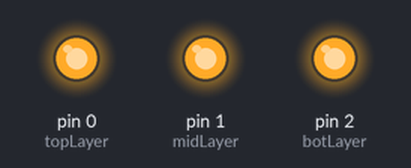
Bench run of a sketch on a simulated Arduino Uno, built with avr-gcc and run on an emulated ATmega328P. Parts: output pins drawn as LEDs (lit = HIGH). Pins used as bus, display or sensor lines are not drawn.

Above: at 0.5 s.
At 1.42 s:
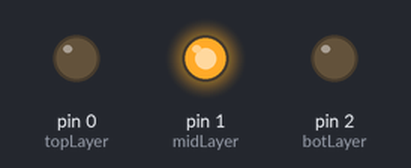
At 1.57 s:
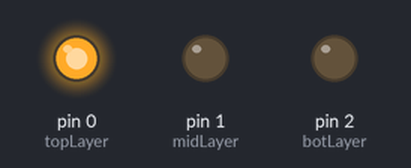
At 2.17 s:
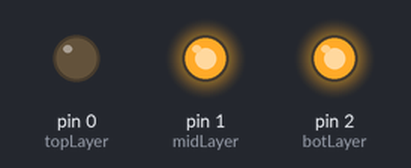
At 3.07 s:
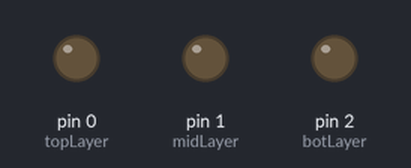
At 3.9 s:
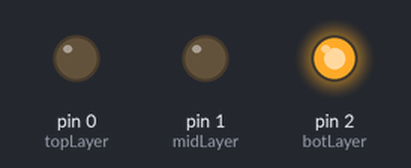
Timing chart, 0 to 4.5 s (numbered marks = the images above):
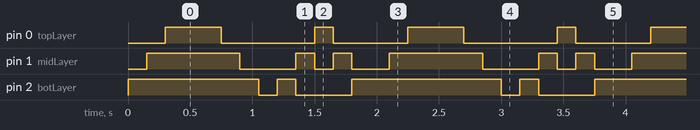

Measured:
- by itself, pin 0 (topLayer): repeats every 2.0 s: LOW 0.75 s, HIGH 0.15 s, LOW 0.60 s, HIGH 0.45 s
- by itself, pin 1 (midLayer): repeats every 2.0 s: LOW 0.45 s, HIGH 0.15 s, LOW 0.15 s, HIGH 0.15 s, LOW 0.30 s, HIGH 0.75 s
- by itself, pin 2 (botLayer): repeats every 2.0 s: LOW 0.15 s, HIGH 0.15 s, LOW 0.45 s, HIGH 1.2 s

The sketch:

cube_chase.ino
```cpp
/*
  Name:			cube_chase.ino
  Description:	Multi-cube chase (rather hard to describe really).
  Build:		0.4
*/

// Speed for wait times.
int wait = 150;

// Naming and declaring the pins for the LED cube.
int topLayer = 0;
int midLayer = 1;
int botLayer = 2;

int col1 = 3;
int col2 = 4;
int col3 = 5;
int col4 = 6;
int col5 = 7;
int col6 = 8;
int col7 = 9;
int col8 = 10;
int col9 = 11;

void setup() {
  // Setting up the pins.
  pinMode(topLayer, OUTPUT);
  pinMode(midLayer, OUTPUT);
  pinMode(botLayer, OUTPUT);

  pinMode(col1, OUTPUT);
  pinMode(col2, OUTPUT);
  pinMode(col3, OUTPUT);
  pinMode(col4, OUTPUT);
  pinMode(col5, OUTPUT);
  pinMode(col6, OUTPUT);
  pinMode(col7, OUTPUT);
  pinMode(col8, OUTPUT);
  pinMode(col9, OUTPUT);
}

void loop() {

  // Main Program for the cube.

  // **************************
  // FACES FORWARD
  // **************************

  // Rear Face on.
  digitalWrite(col1, HIGH);
  digitalWrite(col2, HIGH);
  digitalWrite(col3, HIGH);

  //Turns all LED layers on.
  digitalWrite(botLayer, HIGH);
  delay(wait);
  digitalWrite(midLayer, HIGH);
  delay(wait);
  digitalWrite(topLayer, HIGH);
  delay(wait);

  // Rear Face off.
  digitalWrite(col1, LOW);
  digitalWrite(col2, LOW);
  digitalWrite(col3, LOW);

  // Middle Face.
  digitalWrite(col4, HIGH);
  digitalWrite(col5, HIGH);
  digitalWrite(col6, HIGH);
  delay(wait);
  digitalWrite(col4, LOW);
  digitalWrite(col5, LOW);
  digitalWrite(col6, LOW);

  // Front Face on.
  digitalWrite(col7, HIGH);
  digitalWrite(col8, HIGH);
  digitalWrite(col9, HIGH);
  delay(wait);

  // Turns all LED layers off.
  digitalWrite(topLayer, LOW);
  delay(wait);
  digitalWrite(midLayer, LOW);
  delay(wait);
  digitalWrite(botLayer, LOW);
  delay(wait);

  // Front Face off.
  digitalWrite(col7, LOW);
  digitalWrite(col8, LOW);
  digitalWrite(col9, LOW);

  // **************************
  // LAYERS
  // **************************

  //Turns all LED columns on.
  digitalWrite(col1, HIGH);
  digitalWrite(col2, HIGH);
  digitalWrite(col3, HIGH);
  digitalWrite(col4, HIGH);
  digitalWrite(col5, HIGH);
  digitalWrite(col6, HIGH);
  digitalWrite(col7, HIGH);
  digitalWrite(col8, HIGH);
  digitalWrite(col9, HIGH);

  // Bottom layer.
  digitalWrite(botLayer, HIGH);
  delay(wait);
  digitalWrite(botLayer, LOW);

  // Middle layer.
  digitalWrite(midLayer, HIGH);
  delay(wait);
  digitalWrite(midLayer, LOW);

  // Top layer.
  digitalWrite(topLayer, HIGH);
  delay(wait);
  digitalWrite(topLayer, LOW);

  // Middle layer.
  digitalWrite(midLayer, HIGH);
  delay(wait);
  digitalWrite(midLayer, LOW);

  // Bottom layer.
  digitalWrite(botLayer, HIGH);
  delay(wait);
  digitalWrite(botLayer, LOW);

  //Turns all LED columns off.
  digitalWrite(col1, LOW);
  digitalWrite(col2, LOW);
  digitalWrite(col3, LOW);
  digitalWrite(col4, LOW);
  digitalWrite(col5, LOW);
  digitalWrite(col6, LOW);
  digitalWrite(col7, LOW);
  digitalWrite(col8, LOW);
  digitalWrite(col9, LOW);

  // **************************
  // FACES BACK
  // **************************

  // Front Face on.
  digitalWrite(col7, HIGH);
  digitalWrite(col8, HIGH);
  digitalWrite(col9, HIGH);

  //Turns all LED layers on.
  digitalWrite(botLayer, HIGH);
  delay(wait);
  digitalWrite(midLayer, HIGH);
  delay(wait);
  digitalWrite(topLayer, HIGH);
  delay(wait);

  // Front Face off.
  digitalWrite(col7, LOW);
  digitalWrite(col8, LOW);
  digitalWrite(col9, LOW);

  // Middle Face.
  digitalWrite(col4, HIGH);
  digitalWrite(col5, HIGH);
  digitalWrite(col6, HIGH);
  delay(wait);
  digitalWrite(col4, LOW);
  digitalWrite(col5, LOW);
  digitalWrite(col6, LOW);

    // Rear Face on.
  digitalWrite(col1, HIGH);
  digitalWrite(col2, HIGH);
  digitalWrite(col3, HIGH);
  delay(wait);

  // Turns all LED layers off.
  digitalWrite(topLayer, LOW);
  delay(wait);
  digitalWrite(midLayer, LOW);
  delay(wait);
  digitalWrite(botLayer, LOW);
  delay(wait);

   // Rear Face off.
  digitalWrite(col1, LOW);
  digitalWrite(col2, LOW);
  digitalWrite(col3, LOW);


  // **************************
  // LAYERS
  // **************************

  //Turns all LED columns on.
  digitalWrite(col1, HIGH);
  digitalWrite(col2, HIGH);
  digitalWrite(col3, HIGH);
  digitalWrite(col4, HIGH);
  digitalWrite(col5, HIGH);
  digitalWrite(col6, HIGH);
  digitalWrite(col7, HIGH);
  digitalWrite(col8, HIGH);
  digitalWrite(col9, HIGH);

  // Bottom layer.
  digitalWrite(botLayer, HIGH);
  delay(wait);
  digitalWrite(botLayer, LOW);

  // Middle layer.
  digitalWrite(midLayer, HIGH);
  delay(wait);
  digitalWrite(midLayer, LOW);

  // Top layer.
  digitalWrite(topLayer, HIGH);
  delay(wait);
  digitalWrite(topLayer, LOW);

  // Middle layer.
  digitalWrite(midLayer, HIGH);
  delay(wait);
  digitalWrite(midLayer, LOW);

  // Bottom layer.
  digitalWrite(botLayer, HIGH);
  delay(wait);
  digitalWrite(botLayer, LOW);

  //Turns all LED columns off.
  digitalWrite(col1, LOW);
  digitalWrite(col2, LOW);
  digitalWrite(col3, LOW);
  digitalWrite(col4, LOW);
  digitalWrite(col5, LOW);
  digitalWrite(col6, LOW);
  digitalWrite(col7, LOW);
  digitalWrite(col8, LOW);
  digitalWrite(col9, LOW);
}
```
